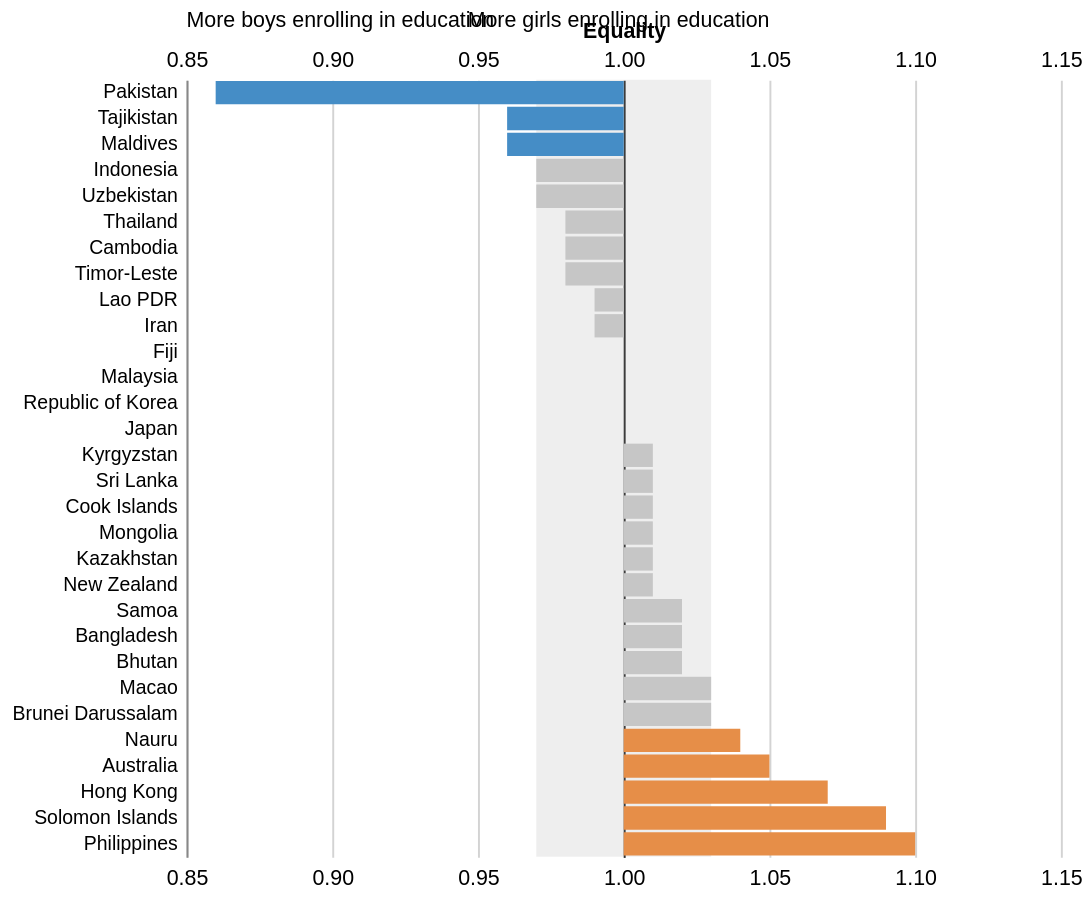

Describe this chart as a Vega-Lite specification.
### Vega-Lite specification from a JSON file in a GitHub repository (floating-point values rounded to 4 significant figures)
{"$schema": "https://vega.github.io/schema/vega-lite/v5.json", "view": {"stroke": "transparent"}, "data": {"values": [{"country": "Pakistan", "iso3": "PAK", "value": 0.86}, {"country": "Tajikistan", "iso3": "TJK", "value": 0.96}, {"country": "Maldives", "iso3": "MDV", "value": 0.96}, {"country": "Indonesia", "iso3": "IDN", "value": 0.97}, {"country": "Uzbekistan", "iso3": "UZB", "value": 0.97}, {"country": "Thailand", "iso3": "THA", "value": 0.98}, {"country": "Cambodia", "iso3": "KHM", "value": 0.98}, {"country": "Timor-Leste", "iso3": "TLS", "value": 0.98}, {"country": "Lao PDR", "iso3": "LAO", "value": 0.99}, {"country": "Iran", "iso3": "IRN", "value": 0.99}, {"country": "Fiji", "iso3": "FJI", "value": 1}, {"country": "Malaysia", "iso3": "MYS", "value": 1}, {"country": "Republic of Korea", "iso3": "KOR", "value": 1}, {"country": "Japan", "iso3": "JPN", "value": 1}, {"country": "Kyrgyzstan", "iso3": "KGZ", "value": 1.01}, {"country": "Sri Lanka", "iso3": "LKA", "value": 1.01}, {"country": "Cook Islands", "iso3": "COK", "value": 1.01}, {"country": "Mongolia", "iso3": "MNG", "value": 1.01}, {"country": "Kazakhstan", "iso3": "KAZ", "value": 1.01}, {"country": "New Zealand", "iso3": "NZL", "value": 1.01}, {"country": "Samoa", "iso3": "WSM", "value": 1.02}, {"country": "Bangladesh", "iso3": "BGD", "value": 1.02}, {"country": "Bhutan", "iso3": "BTN", "value": 1.02}, {"country": "Macao", "iso3": "MAC", "value": 1.03}, {"country": "Brunei Darussalam", "iso3": "BRN", "value": 1.03}, {"country": "Nauru", "iso3": "NRU", "value": 1.04}, {"country": "Australia", "iso3": "AUS", "value": 1.05}, {"country": "Hong Kong", "iso3": "HKG", "value": 1.07}, {"country": "Solomon Islands", "iso3": "SLB", "value": 1.09}, {"country": "Philippines", "iso3": "PHL", "value": 1.1}]}, "resolve": {"axis": {"x": "independent"}}, "transform": [{"window": [{"op": "rank", "as": "rank"}], "sort": [{"field": "value", "order": "ascending"}]}], "width": 450, "height": 400, "layer": [{"data": {"values": [{"y1": -0.03, "y2": 0.03}]}, "mark": {"type": "rect", "color": "rgb(198,198,198)", "opacity": 0.3}, "encoding": {"x": {"field": "y1", "type": "quantitative", "axis": {"title": "", "ticks": false, "labelPadding": 5, "labelExpr": "format(datum.value + 1, '.2f')", "values": [-0.15, -0.1, -0.05, 0, 0.05, 0.1, 0.15], "domain": false, "labelFontSize": 11, "labelAlign": "center", "gridColor": {"expr": "datum.value == 0 ? 'black' : rgb(211,211,211,1)"}}}, "x2": {"field": "y2"}}}, {"transform": [{"calculate": "datum.value - 1", "as": "diff"}, {"calculate": "datum.value ? datum.count : null", "as": "order"}], "mark": {"type": "bar", "color": "rgb(225,40,38)"}, "encoding": {"y": {"field": "country", "type": "nominal", "axis": {"ticks": false, "labelPadding": 5, "title": null}, "sort": "x"}, "x": {"field": "diff", "type": "quantitative", "axis": {"title": "Equality", "ticks": false, "labelPadding": 5, "labelExpr": "format(datum.value + 1, '.2f')", "values": [-0.15, -0.1, -0.05, 0, 0.05, 0.1, 0.15], "domain": false, "labelFontSize": 11, "labelAlign": "center", "gridColor": {"expr": "datum.value == 0 ? 'black' : rgb(211,211,211,1)"}}, "scale": {"domain": [-0.15, 0.15], "nice": false}}, "color": {"condition": [{"test": "datum.diff < -0.035", "value": "rgb(69,141,198)"}, {"test": "datum.diff > -0.035 && datum.diff <= 0.035", "value": "rgb(198,198,198)"}, {"test": "datum.diff > 0.035", "value": "rgb(230,142,72)"}], "field": "diff", "type": "quantitative", "legend": null}}}, {"mark": {"type": "text"}}, {"data": {"values": [{"text": "More boys enrolling in education"}]}, "mark": {"type": "text", "align": "left"}, "encoding": {"text": {"field": "text"}, "x": {"value": 0}, "y": {"value": -30}}}, {"data": {"values": [{"text": "More girls enrolling in education"}]}, "mark": {"type": "text", "align": "right"}, "encoding": {"text": {"field": "text"}, "x": {"value": 300}, "y": {"value": -30}}}]}
